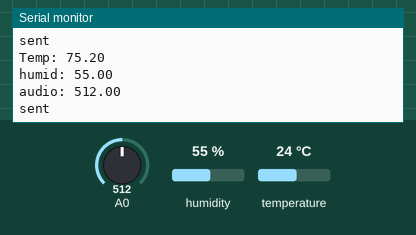
This sketch was run on a simulated Arduino Uno, built with avr-gcc and run on an emulated ATmega328P. Shown: the last lines printed to the serial monitor. Wiring (inferred from the names in the program): DHT11 sensor: data pin 2. The test bench sets the inputs (shaded band); at power-on: humidity 55 %, A0 = 512, temperature 24 °C. No radio packets arrive unless stated.

Above: at 3.0 s.
3.1 s: humidity set to 22 %
At 4.7 s:
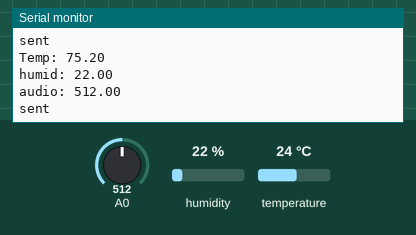
4.8 s: A0 set to 716
At 6.3 s:
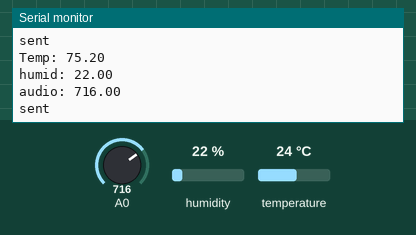
6.5 s: temperature set to 12 °C
8.2 s: A0 set to 900
At 9.7 s:
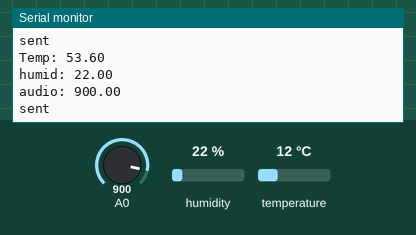
9.9 s: temperature set to 41 °C
At 16.6 s:
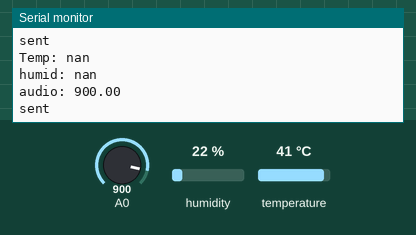
Timing chart, 0 to 17.6 s (numbered marks = the images above; inputs shaded):
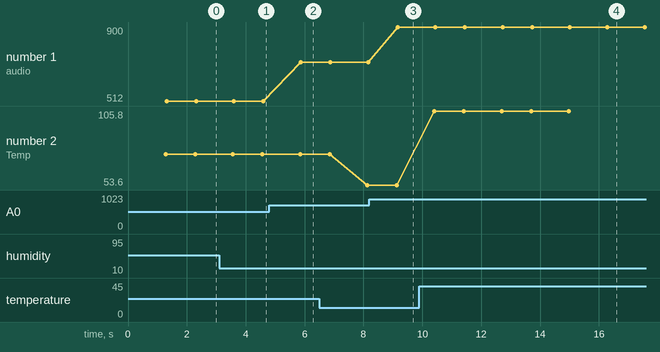

Measured:
- after the input at 3.1 s, the serial monitor: prints a new line after 0.48 s (image 1)
- after the input at 4.8 s, the serial monitor: prints a new line after 1.1 s (image 2)
- after the input at 8.2 s, the serial monitor: prints a new line after 0.96 s (image 3)
- after the input at 9.9 s, the serial monitor: prints a new line after 0.51 s (image 4)
- plotted number 1: 512 → 716 after the input at 4.8 s, 716 → 900 after the input at 8.2 s
- plotted number 2: 75.2 → 53.6 after the input at 6.5 s, 53.6 → 105.8 after the input at 9.9 s

The sketch:

sprinklesAreForWinners_20150531_V1.ino
```cpp
/*************************************************************************
@Author      :  Timothy Nehring
@Name        :  sprinklesAreForWinners.ino
@Description :  The sketch gathers data from the sensors, packages the data
                into a payload string and then sends the data to via NRF24
                radio chip.
**************************************************************************/


#include <SPI.h>
#include "DHT.h"
#include "nRF24L01.h"
#include "RF24.h"
#define DHTPIN 2     // what pin we're connected to
#define DHTTYPE DHT11   // DHT 11

DHT dht(DHTPIN, DHTTYPE);


//for nrf24 debug
int serial_putc( char c , FILE * )
{
  Serial.write( c );
  return c;
}

//for nrf24 debug
void printf_begin(void)
{
  fdevopen( &serial_putc , 0 );
}

//nRF24 set the pin 9 to CE and 10 to CSN/SS
// Cables are:
//     SS       -> 10
//     MOSI     -> 11
//     MISO     -> 12
//     SCK      -> 13

RF24 radio( 9 , 10 );

//setup communication pipes
const uint64_t pipes[2] = { 0xF0F0F0F0E1LL , 0xF0F0F0F0D2LL };

//set up the payload strings
char payload[31];  //= "TEST1";
char tempStr[10] ; //= "TEST1";
char received[31]; //= "TEST1";

void setup(void)
{
  Serial.begin( 9600 );
  printf_begin();
  rf_setup();
}

void loop()
{
//   bool start_flag = false;
//   while( !start_flag )
//   {
//     start_flag = listenForPi();
//   }
   read_and_send();
}

void rf_setup()
{
  //nRF24 configurations
  radio.begin();
  radio.setChannel(0x4c);
  radio.setAutoAck(1);
  radio.setRetries(15,15);
  radio.setDataRate(RF24_250KBPS);

  //radio.enableAckPayload();
  radio.setPayloadSize(32);
  radio.openReadingPipe(1,pipes[0]);
  radio.openWritingPipe(pipes[1]);
  radio.startListening();
  //radio.printDetails(); //for Debugging
}

void read_and_send()
{
  delay(1000);  //Get temperature from sensor

  // Read temperature as Fahrenheit

  float fahren = dht.readTemperature( true );
  Serial.print("\n");
  Serial.print("Temp: ");
  Serial.println(fahren);
  Serial.print("\n");

  float humid = dht.readHumidity();
  Serial.print("humid: ");
  Serial.println(humid);
  Serial.print("\n");

  float audio = analogRead(A0);
  Serial.print("audio: ");
  Serial.println(audio);
  Serial.print("\n");

  //Take each sensor value then sandwich it between
  //a 'tag' then load it onto the payload

  //Temp
  strcat( payload , "T" );
  dtostrf( fahren , 2 , 2 , tempStr );
  strcat( payload , tempStr );
  strcat( payload , "T" );
//  Serial.print("payload1:");
//  Serial.println(payload);
//  Serial.print(" \n");

  //Humidity
  strcat( payload , "H");
  dtostrf( humid , 2 , 2 , tempStr);
  strcat( payload , tempStr );
  strcat( payload , "H" );
//  Serial.print("payload2:");
//  Serial.println(payload);
//  Serial.print(" \n");

  //Sound
  strcat( payload , "dB" );
  dtostrf( audio , 2 , 2 , tempStr);
  strcat( payload , tempStr );
  strcat( payload , "dB" );
//  Serial.print("payload3:");
//  Serial.println(payload);
//  Serial.print(" \n");

  //send the payload
  radio.stopListening();
  bool okSend = radio.write( &payload , strlen(payload) );
  if (okSend)
  {
    Serial.print("\n");
    Serial.print("sent");
  }
  radio.startListening();

}


bool listenForPi()
{

  if( radio.available() )
  {

    bool done = false;
    while( !done )
    {
      done = radio.read( &received , sizeof(received) );
      //Serial.print(received);
    }

    if( strcmp( received , "HELLO" ) == 0)
    {
      Serial.print( "got message \n" );
      Serial.println( received );
      radio.stopListening();
      bool okSend = radio.write( &received , sizeof( received ) );
      //radio.writeAckPayload( 1 , &received , sizeof(received) );
      if (okSend)
      {
        Serial.print( "returned hello \n");

      }
      radio.startListening();
      return true;
    }
    else
    {
      return false;
    }
  }
}
```

DHT.h
```cpp
#ifndef DHT_H
#define DHT_H
#if ARDUINO >= 100
 #include "Arduino.h"
#else
 #include "WProgram.h"
#endif

/* DHT library

MIT license
written by Adafruit Industries
*/

// how many timing transitions we need to keep track of. 2 * number bits + extra
#define MAXTIMINGS 85

#define DHT11 11
#define DHT22 22
#define DHT21 21
#define AM2301 21

class DHT {
 private:
  uint8_t data[6];
  uint8_t _pin, _type, _count;
  unsigned long _lastreadtime;
  boolean firstreading;

 public:
  DHT(uint8_t pin, uint8_t type, uint8_t count=6);
  void begin(void);
  float readTemperature(bool S=false);
  float convertCtoF(float);
  float convertFtoC(float);
  float computeHeatIndex(float tempFahrenheit, float percentHumidity);
  float readHumidity(void);
  boolean read(void);

};
#endif
```
